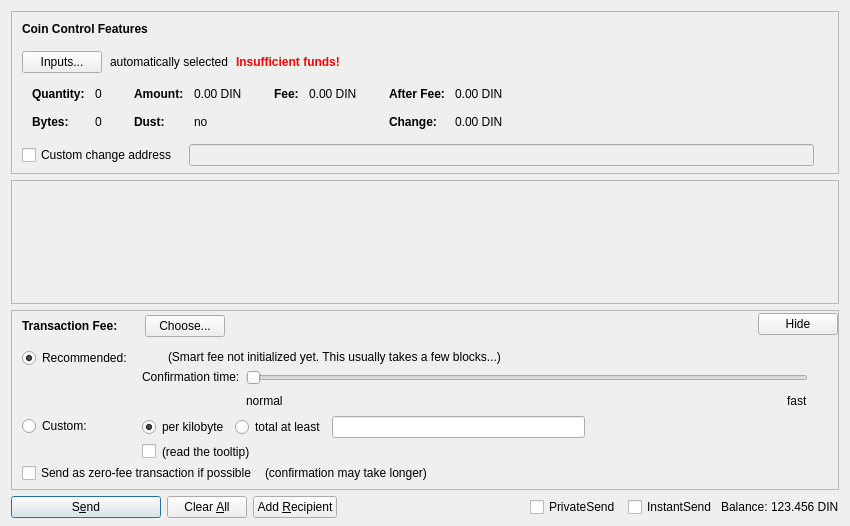
<?xml version="1.0" encoding="UTF-8"?>
<ui version="4.0">
 <class>SendCoinsDialog</class>
 <widget class="QDialog" name="SendCoinsDialog">
  <property name="geometry">
   <rect>
    <x>0</x>
    <y>0</y>
    <width>850</width>
    <height>526</height>
   </rect>
  </property>
  <property name="windowTitle">
   <string>Send Coins</string>
  </property>
  <layout class="QVBoxLayout" name="verticalLayout" stretch="0,1,0,0">
   <property name="bottomMargin">
    <number>8</number>
   </property>
   <item>
    <widget class="QFrame" name="frameCoinControl">
     <property name="sizePolicy">
      <sizepolicy hsizetype="Expanding" vsizetype="Expanding">
       <horstretch>0</horstretch>
       <verstretch>0</verstretch>
      </sizepolicy>
     </property>
     <property name="maximumSize">
      <size>
       <width>16777215</width>
       <height>16777215</height>
      </size>
     </property>
     <property name="frameShape">
      <enum>QFrame::StyledPanel</enum>
     </property>
     <property name="frameShadow">
      <enum>QFrame::Sunken</enum>
     </property>
     <layout class="QVBoxLayout" name="verticalLayoutCoinControl2">
      <property name="spacing">
       <number>0</number>
      </property>
      <property name="leftMargin">
       <number>0</number>
      </property>
      <property name="topMargin">
       <number>0</number>
      </property>
      <property name="rightMargin">
       <number>0</number>
      </property>
      <property name="bottomMargin">
       <number>6</number>
      </property>
      <item>
       <layout class="QVBoxLayout" name="verticalLayoutCoinControl" stretch="0,0,0,0,1">
        <property name="spacing">
         <number>0</number>
        </property>
        <property name="leftMargin">
         <number>10</number>
        </property>
        <property name="topMargin">
         <number>10</number>
        </property>
        <item>
         <layout class="QHBoxLayout" name="horizontalLayoutCoinControl1">
          <property name="bottomMargin">
           <number>15</number>
          </property>
          <item>
           <widget class="QLabel" name="labelCoinControlFeatures">
            <property name="sizePolicy">
             <sizepolicy hsizetype="Preferred" vsizetype="Maximum">
              <horstretch>0</horstretch>
              <verstretch>0</verstretch>
             </sizepolicy>
            </property>
            <property name="font">
             <font>
              <weight>75</weight>
              <bold>true</bold>
             </font>
            </property>
            <property name="styleSheet">
             <string notr="true">font-weight:bold;</string>
            </property>
            <property name="text">
             <string>Coin Control Features</string>
            </property>
           </widget>
          </item>
         </layout>
        </item>
        <item>
         <layout class="QHBoxLayout" name="horizontalLayoutCoinControl2" stretch="0,0,0,0">
          <property name="spacing">
           <number>8</number>
          </property>
          <property name="bottomMargin">
           <number>10</number>
          </property>
          <item>
           <widget class="QPushButton" name="pushButtonCoinControl">
            <property name="styleSheet">
             <string notr="true"/>
            </property>
            <property name="text">
             <string>Inputs...</string>
            </property>
            <property name="autoDefault">
             <bool>false</bool>
            </property>
           </widget>
          </item>
          <item>
           <widget class="QLabel" name="labelCoinControlAutomaticallySelected">
            <property name="text">
             <string>automatically selected</string>
            </property>
            <property name="margin">
             <number>5</number>
            </property>
           </widget>
          </item>
          <item>
           <widget class="QLabel" name="labelCoinControlInsuffFunds">
            <property name="font">
             <font>
              <weight>75</weight>
              <bold>true</bold>
             </font>
            </property>
            <property name="styleSheet">
             <string notr="true">color:red;font-weight:bold;</string>
            </property>
            <property name="text">
             <string>Insufficient funds!</string>
            </property>
            <property name="margin">
             <number>5</number>
            </property>
           </widget>
          </item>
          <item>
           <spacer name="horizontalSpacerCoinControl">
            <property name="orientation">
             <enum>Qt::Horizontal</enum>
            </property>
            <property name="sizeHint" stdset="0">
             <size>
              <width>40</width>
              <height>1</height>
             </size>
            </property>
           </spacer>
          </item>
         </layout>
        </item>
        <item>
         <widget class="QWidget" name="widgetCoinControl" native="true">
          <property name="sizePolicy">
           <sizepolicy hsizetype="Preferred" vsizetype="Preferred">
            <horstretch>0</horstretch>
            <verstretch>0</verstretch>
           </sizepolicy>
          </property>
          <property name="minimumSize">
           <size>
            <width>0</width>
            <height>0</height>
           </size>
          </property>
          <property name="styleSheet">
           <string notr="true"/>
          </property>
          <layout class="QHBoxLayout" name="horizontalLayoutCoinControl5">
           <property name="leftMargin">
            <number>0</number>
           </property>
           <property name="topMargin">
            <number>0</number>
           </property>
           <property name="rightMargin">
            <number>0</number>
           </property>
           <property name="bottomMargin">
            <number>0</number>
           </property>
           <item>
            <layout class="QHBoxLayout" name="horizontalLayoutCoinControl3" stretch="0,0,0,1">
             <property name="spacing">
              <number>20</number>
             </property>
             <property name="topMargin">
              <number>0</number>
             </property>
             <property name="bottomMargin">
              <number>10</number>
             </property>
             <item>
              <layout class="QFormLayout" name="formLayoutCoinControl1">
               <property name="horizontalSpacing">
                <number>10</number>
               </property>
               <property name="verticalSpacing">
                <number>14</number>
               </property>
               <property name="leftMargin">
                <number>10</number>
               </property>
               <property name="topMargin">
                <number>4</number>
               </property>
               <property name="rightMargin">
                <number>6</number>
               </property>
               <item row="0" column="0">
                <widget class="QLabel" name="labelCoinControlQuantityText">
                 <property name="font">
                  <font>
                   <weight>75</weight>
                   <bold>true</bold>
                  </font>
                 </property>
                 <property name="text">
                  <string>Quantity:</string>
                 </property>
                 <property name="margin">
                  <number>0</number>
                 </property>
                </widget>
               </item>
               <item row="0" column="1">
                <widget class="QLabel" name="labelCoinControlQuantity">
                 <property name="cursor">
                  <cursorShape>IBeamCursor</cursorShape>
                 </property>
                 <property name="contextMenuPolicy">
                  <enum>Qt::ActionsContextMenu</enum>
                 </property>
                 <property name="text">
                  <string notr="true">0</string>
                 </property>
                 <property name="margin">
                  <number>0</number>
                 </property>
                 <property name="textInteractionFlags">
                  <set>Qt::LinksAccessibleByMouse|Qt::TextSelectableByKeyboard|Qt::TextSelectableByMouse</set>
                 </property>
                </widget>
               </item>
               <item row="1" column="0">
                <widget class="QLabel" name="labelCoinControlBytesText">
                 <property name="font">
                  <font>
                   <weight>75</weight>
                   <bold>true</bold>
                  </font>
                 </property>
                 <property name="text">
                  <string>Bytes:</string>
                 </property>
                </widget>
               </item>
               <item row="1" column="1">
                <widget class="QLabel" name="labelCoinControlBytes">
                 <property name="cursor">
                  <cursorShape>IBeamCursor</cursorShape>
                 </property>
                 <property name="contextMenuPolicy">
                  <enum>Qt::ActionsContextMenu</enum>
                 </property>
                 <property name="text">
                  <string notr="true">0</string>
                 </property>
                 <property name="textInteractionFlags">
                  <set>Qt::LinksAccessibleByMouse|Qt::TextSelectableByKeyboard|Qt::TextSelectableByMouse</set>
                 </property>
                </widget>
               </item>
              </layout>
             </item>
             <item>
              <layout class="QFormLayout" name="formLayoutCoinControl2">
               <property name="horizontalSpacing">
                <number>10</number>
               </property>
               <property name="verticalSpacing">
                <number>14</number>
               </property>
               <property name="leftMargin">
                <number>6</number>
               </property>
               <property name="topMargin">
                <number>4</number>
               </property>
               <property name="rightMargin">
                <number>6</number>
               </property>
               <item row="0" column="0">
                <widget class="QLabel" name="labelCoinControlAmountText">
                 <property name="font">
                  <font>
                   <weight>75</weight>
                   <bold>true</bold>
                  </font>
                 </property>
                 <property name="text">
                  <string>Amount:</string>
                 </property>
                 <property name="margin">
                  <number>0</number>
                 </property>
                </widget>
               </item>
               <item row="0" column="1">
                <widget class="QLabel" name="labelCoinControlAmount">
                 <property name="cursor">
                  <cursorShape>IBeamCursor</cursorShape>
                 </property>
                 <property name="contextMenuPolicy">
                  <enum>Qt::ActionsContextMenu</enum>
                 </property>
                 <property name="text">
                  <string notr="true">0.00 DIN</string>
                 </property>
                 <property name="textInteractionFlags">
                  <set>Qt::LinksAccessibleByMouse|Qt::TextSelectableByKeyboard|Qt::TextSelectableByMouse</set>
                 </property>
                </widget>
               </item>
               <item row="1" column="0">
                <widget class="QLabel" name="labelCoinControlLowOutputText">
                 <property name="font">
                  <font>
                   <weight>75</weight>
                   <bold>true</bold>
                  </font>
                 </property>
                 <property name="text">
                  <string>Dust:</string>
                 </property>
                </widget>
               </item>
               <item row="1" column="1">
                <widget class="QLabel" name="labelCoinControlLowOutput">
                 <property name="cursor">
                  <cursorShape>IBeamCursor</cursorShape>
                 </property>
                 <property name="contextMenuPolicy">
                  <enum>Qt::ActionsContextMenu</enum>
                 </property>
                 <property name="text">
                  <string notr="true">no</string>
                 </property>
                 <property name="textInteractionFlags">
                  <set>Qt::LinksAccessibleByMouse|Qt::TextSelectableByKeyboard|Qt::TextSelectableByMouse</set>
                 </property>
                </widget>
               </item>
              </layout>
             </item>
             <item>
              <layout class="QFormLayout" name="formLayoutCoinControl3">
               <property name="horizontalSpacing">
                <number>10</number>
               </property>
               <property name="verticalSpacing">
                <number>14</number>
               </property>
               <property name="leftMargin">
                <number>6</number>
               </property>
               <property name="topMargin">
                <number>4</number>
               </property>
               <property name="rightMargin">
                <number>6</number>
               </property>
               <item row="0" column="0">
                <widget class="QLabel" name="labelCoinControlFeeText">
                 <property name="font">
                  <font>
                   <weight>75</weight>
                   <bold>true</bold>
                  </font>
                 </property>
                 <property name="text">
                  <string>Fee:</string>
                 </property>
                 <property name="margin">
                  <number>0</number>
                 </property>
                </widget>
               </item>
               <item row="0" column="1">
                <widget class="QLabel" name="labelCoinControlFee">
                 <property name="cursor">
                  <cursorShape>IBeamCursor</cursorShape>
                 </property>
                 <property name="contextMenuPolicy">
                  <enum>Qt::ActionsContextMenu</enum>
                 </property>
                 <property name="text">
                  <string notr="true">0.00 DIN</string>
                 </property>
                 <property name="textInteractionFlags">
                  <set>Qt::LinksAccessibleByMouse|Qt::TextSelectableByKeyboard|Qt::TextSelectableByMouse</set>
                 </property>
                </widget>
               </item>
             </layout>
             </item>
             <item>
              <layout class="QFormLayout" name="formLayoutCoinControl4">
               <property name="horizontalSpacing">
                <number>10</number>
               </property>
               <property name="verticalSpacing">
                <number>14</number>
               </property>
               <property name="leftMargin">
                <number>6</number>
               </property>
               <property name="topMargin">
                <number>4</number>
               </property>
               <property name="rightMargin">
                <number>6</number>
               </property>
               <item row="0" column="0">
                <widget class="QLabel" name="labelCoinControlAfterFeeText">
                 <property name="font">
                  <font>
                   <weight>75</weight>
                   <bold>true</bold>
                  </font>
                 </property>
                 <property name="text">
                  <string>After Fee:</string>
                 </property>
                 <property name="margin">
                  <number>0</number>
                 </property>
                </widget>
               </item>
               <item row="0" column="1">
                <widget class="QLabel" name="labelCoinControlAfterFee">
                 <property name="cursor">
                  <cursorShape>IBeamCursor</cursorShape>
                 </property>
                 <property name="contextMenuPolicy">
                  <enum>Qt::ActionsContextMenu</enum>
                 </property>
                 <property name="text">
                  <string notr="true">0.00 DIN</string>
                 </property>
                 <property name="textInteractionFlags">
                  <set>Qt::LinksAccessibleByMouse|Qt::TextSelectableByKeyboard|Qt::TextSelectableByMouse</set>
                 </property>
                </widget>
               </item>
               <item row="1" column="0">
                <widget class="QLabel" name="labelCoinControlChangeText">
                 <property name="font">
                  <font>
                   <weight>75</weight>
                   <bold>true</bold>
                  </font>
                 </property>
                 <property name="text">
                  <string>Change:</string>
                 </property>
                </widget>
               </item>
               <item row="1" column="1">
                <widget class="QLabel" name="labelCoinControlChange">
                 <property name="cursor">
                  <cursorShape>IBeamCursor</cursorShape>
                 </property>
                 <property name="contextMenuPolicy">
                  <enum>Qt::ActionsContextMenu</enum>
                 </property>
                 <property name="text">
                  <string notr="true">0.00 DIN</string>
                 </property>
                 <property name="textInteractionFlags">
                  <set>Qt::LinksAccessibleByMouse|Qt::TextSelectableByKeyboard|Qt::TextSelectableByMouse</set>
                 </property>
                </widget>
               </item>
              </layout>
             </item>
            </layout>
           </item>
          </layout>
         </widget>
        </item>
        <item>
         <layout class="QHBoxLayout" name="horizontalLayoutCoinControl4" stretch="0,0,0">
          <property name="spacing">
           <number>12</number>
          </property>
          <property name="sizeConstraint">
           <enum>QLayout::SetDefaultConstraint</enum>
          </property>
          <property name="topMargin">
           <number>5</number>
          </property>
          <property name="rightMargin">
           <number>5</number>
          </property>
          <item>
           <widget class="QCheckBox" name="checkBoxCoinControlChange">
            <property name="toolTip">
             <string>If this is activated, but the change address is empty or invalid, change will be sent to a newly generated address.</string>
            </property>
            <property name="text">
             <string>Custom change address</string>
            </property>
           </widget>
          </item>
          <item>
           <widget class="QValidatedLineEdit" name="lineEditCoinControlChange">
            <property name="enabled">
             <bool>false</bool>
            </property>
            <property name="sizePolicy">
             <sizepolicy hsizetype="Expanding" vsizetype="Fixed">
              <horstretch>0</horstretch>
              <verstretch>0</verstretch>
             </sizepolicy>
            </property>
           </widget>
          </item>
          <item>
           <widget class="QLabel" name="labelCoinControlChangeLabel">
            <property name="sizePolicy">
             <sizepolicy hsizetype="Preferred" vsizetype="Expanding">
              <horstretch>0</horstretch>
              <verstretch>0</verstretch>
             </sizepolicy>
            </property>
            <property name="minimumSize">
             <size>
              <width>0</width>
              <height>0</height>
             </size>
            </property>
            <property name="text">
             <string/>
            </property>
            <property name="margin">
             <number>3</number>
            </property>
           </widget>
          </item>
         </layout>
        </item>
        <item>
         <spacer name="verticalSpacerCoinControl">
          <property name="orientation">
           <enum>Qt::Vertical</enum>
          </property>
          <property name="sizeHint" stdset="0">
           <size>
            <width>800</width>
            <height>1</height>
           </size>
          </property>
         </spacer>
        </item>
       </layout>
      </item>
     </layout>
    </widget>
   </item>
   <item>
    <widget class="QScrollArea" name="scrollArea">
     <property name="widgetResizable">
      <bool>true</bool>
     </property>
     <widget class="QWidget" name="scrollAreaWidgetContents">
      <property name="geometry">
       <rect>
        <x>0</x>
        <y>0</y>
        <width>830</width>
        <height>69</height>
       </rect>
      </property>
      <layout class="QVBoxLayout" name="verticalLayout_2" stretch="0,1">
       <property name="leftMargin">
        <number>0</number>
       </property>
       <property name="topMargin">
        <number>0</number>
       </property>
       <property name="rightMargin">
        <number>0</number>
       </property>
       <property name="bottomMargin">
        <number>0</number>
       </property>
       <item>
        <layout class="QVBoxLayout" name="entries">
         <property name="spacing">
          <number>6</number>
         </property>
        </layout>
       </item>
       <item>
        <spacer name="verticalSpacer">
         <property name="orientation">
          <enum>Qt::Vertical</enum>
         </property>
         <property name="sizeHint" stdset="0">
          <size>
           <width>20</width>
           <height>40</height>
          </size>
         </property>
        </spacer>
       </item>
      </layout>
     </widget>
    </widget>
   </item>
   <item>
    <widget class="QFrame" name="frameFee">
     <property name="sizePolicy">
      <sizepolicy hsizetype="Expanding" vsizetype="Expanding">
       <horstretch>0</horstretch>
       <verstretch>0</verstretch>
      </sizepolicy>
     </property>
     <property name="maximumSize">
      <size>
       <width>16777215</width>
       <height>16777215</height>
      </size>
     </property>
     <property name="frameShape">
      <enum>QFrame::StyledPanel</enum>
     </property>
     <property name="frameShadow">
      <enum>QFrame::Sunken</enum>
     </property>
     <layout class="QVBoxLayout" name="verticalLayoutFee1">
      <property name="spacing">
       <number>0</number>
      </property>
      <property name="leftMargin">
       <number>0</number>
      </property>
      <property name="topMargin">
       <number>0</number>
      </property>
      <property name="rightMargin">
       <number>0</number>
      </property>
      <property name="bottomMargin">
       <number>0</number>
      </property>
      <item>
       <layout class="QVBoxLayout" name="verticalLayoutFee2" stretch="0,0,0">
        <property name="spacing">
         <number>0</number>
        </property>
        <property name="leftMargin">
         <number>10</number>
        </property>
        <property name="topMargin">
         <number>0</number>
        </property>
        <item>
         <layout class="QHBoxLayout" name="horizontalLayoutFee1">
          <property name="bottomMargin">
           <number>0</number>
          </property>
          <item>
           <layout class="QVBoxLayout" name="verticalLayoutFee7">
            <property name="spacing">
             <number>0</number>
            </property>
            <item>
             <spacer name="verticalSpacerSmartFee">
              <property name="orientation">
               <enum>Qt::Vertical</enum>
              </property>
              <property name="sizeType">
               <enum>QSizePolicy::Fixed</enum>
              </property>
              <property name="sizeHint" stdset="0">
               <size>
                <width>1</width>
                <height>4</height>
               </size>
              </property>
             </spacer>
            </item>
            <item>
             <layout class="QHBoxLayout" name="horizontalLayoutSmartFee">
              <property name="spacing">
               <number>10</number>
              </property>
              <item>
               <widget class="QLabel" name="labelFeeHeadline">
                <property name="sizePolicy">
                 <sizepolicy hsizetype="Preferred" vsizetype="Maximum">
                  <horstretch>0</horstretch>
                  <verstretch>0</verstretch>
                 </sizepolicy>
                </property>
                <property name="font">
                 <font>
                  <weight>75</weight>
                  <bold>true</bold>
                 </font>
                </property>
                <property name="styleSheet">
                 <string notr="true">font-weight:bold;</string>
                </property>
                <property name="text">
                 <string>Transaction Fee:</string>
                </property>
               </widget>
              </item>
              <item>
               <widget class="QLabel" name="labelFeeMinimized">
                <property name="text">
                 <string/>
                </property>
               </widget>
              </item>
              <item>
               <widget class="QPushButton" name="buttonChooseFee">
                <property name="text">
                 <string>Choose...</string>
                </property>
               </widget>
              </item>
             </layout>
            </item>
            <item>
             <spacer name="verticalSpacer_5">
              <property name="orientation">
               <enum>Qt::Vertical</enum>
              </property>
              <property name="sizeHint" stdset="0">
               <size>
                <width>1</width>
                <height>1</height>
               </size>
              </property>
             </spacer>
            </item>
           </layout>
          </item>
          <item>
           <spacer name="horizontalSpacer_4">
            <property name="orientation">
             <enum>Qt::Horizontal</enum>
            </property>
            <property name="sizeHint" stdset="0">
             <size>
              <width>40</width>
              <height>20</height>
             </size>
            </property>
           </spacer>
          </item>
          <item>
           <widget class="QPushButton" name="buttonMinimizeFee">
            <property name="toolTip">
             <string>collapse fee-settings</string>
            </property>
            <property name="text">
             <string>Hide</string>
            </property>
           </widget>
          </item>
         </layout>
        </item>
        <item>
         <widget class="QFrame" name="frameFeeSelection">
          <layout class="QVBoxLayout" name="verticalLayoutFee12">
           <property name="spacing">
            <number>0</number>
           </property>
           <property name="leftMargin">
            <number>0</number>
           </property>
           <property name="topMargin">
            <number>0</number>
           </property>
           <property name="rightMargin">
            <number>0</number>
           </property>
           <property name="bottomMargin">
            <number>0</number>
           </property>
           <item>
            <layout class="QGridLayout" name="gridLayoutFee">
             <property name="topMargin">
              <number>10</number>
             </property>
             <property name="bottomMargin">
              <number>4</number>
             </property>
             <property name="horizontalSpacing">
              <number>10</number>
             </property>
             <property name="verticalSpacing">
              <number>4</number>
             </property>
             <item row="1" column="1">
              <layout class="QVBoxLayout" name="verticalLayoutFee8">
               <property name="spacing">
                <number>6</number>
               </property>
               <item>
                <layout class="QHBoxLayout" name="horizontalLayoutFee13">
                 <item>
                  <widget class="QRadioButton" name="radioCustomPerKilobyte">
                   <property name="toolTip">
                    <string>If the custom fee is set to 1000 dinnies and the transaction is only 250 bytes, then &quot;per kilobyte&quot; only pays 250 dinnies in fee,&lt;br /&gt;while &quot;at least&quot; pays 1000 dinnies. For transactions bigger than a kilobyte both pay by kilobyte.</string>
                   </property>
                   <property name="text">
                    <string>per kilobyte</string>
                   </property>
                   <property name="checked">
                    <bool>true</bool>
                   </property>
                   <attribute name="buttonGroup">
                    <string notr="true">groupCustomFee</string>
                   </attribute>
                  </widget>
                 </item>
                 <item>
                  <widget class="QRadioButton" name="radioCustomAtLeast">
                   <property name="toolTip">
                    <string>If the custom fee is set to 1000 dinnies and the transaction is only 250 bytes, then &quot;per kilobyte&quot; only pays 250 dinnies in fee,&lt;br /&gt;while &quot;total at least&quot; pays 1000 dinnies. For transactions bigger than a kilobyte both pay by kilobyte.</string>
                   </property>
                   <property name="text">
                    <string>total at least</string>
                   </property>
                   <attribute name="buttonGroup">
                    <string notr="true">groupCustomFee</string>
                   </attribute>
                  </widget>
                 </item>
                 <item>
                  <widget class="BitcoinAmountField" name="customFee"/>
                 </item>
                 <item>
                  <spacer name="horizontalSpacer_6">
                   <property name="orientation">
                    <enum>Qt::Horizontal</enum>
                   </property>
                   <property name="sizeHint" stdset="0">
                    <size>
                     <width>1</width>
                     <height>1</height>
                    </size>
                   </property>
                  </spacer>
                 </item>
                </layout>
               </item>
               <item>
                <layout class="QHBoxLayout" name="horizontalLayoutFee8">
                 <item>
                  <widget class="QCheckBox" name="checkBoxMinimumFee">
                   <property name="toolTip">
                    <string>Paying only the minimum fee is just fine as long as there is less transaction volume than space in the blocks.&lt;br /&gt;But be aware that this can end up in a never confirming transaction once there is more demand for rubcoin transactions than the network can process.</string>
                   </property>
                   <property name="text">
                    <string/>
                   </property>
                  </widget>
                 </item>
                 <item>
                  <widget class="QLabel" name="labelMinFeeWarning">
                   <property name="enabled">
                    <bool>true</bool>
                   </property>
                   <property name="toolTip">
                    <string>Paying only the minimum fee is just fine as long as there is less transaction volume than space in the blocks.&lt;br /&gt;But be aware that this can end up in a never confirming transaction once there is more demand for rubcoin transactions than the network can process.</string>
                   </property>
                   <property name="text">
                    <string>(read the tooltip)</string>
                   </property>
                   <property name="margin">
                    <number>5</number>
                   </property>
                  </widget>
                 </item>
                 <item>
                  <spacer name="horizontalSpacer_2">
                   <property name="orientation">
                    <enum>Qt::Horizontal</enum>
                   </property>
                   <property name="sizeHint" stdset="0">
                    <size>
                     <width>1</width>
                     <height>1</height>
                    </size>
                   </property>
                  </spacer>
                 </item>
                </layout>
               </item>
              </layout>
             </item>
             <item row="0" column="0">
              <layout class="QVBoxLayout" name="verticalLayoutFee4" stretch="0,1">
               <item>
                <widget class="QRadioButton" name="radioSmartFee">
                 <property name="text">
                  <string>Recommended:</string>
                 </property>
                 <property name="checked">
                  <bool>true</bool>
                 </property>
                 <attribute name="buttonGroup">
                  <string notr="true">groupFee</string>
                 </attribute>
                </widget>
               </item>
               <item>
                <spacer name="verticalSpacer_2">
                 <property name="orientation">
                  <enum>Qt::Vertical</enum>
                 </property>
                 <property name="sizeHint" stdset="0">
                  <size>
                   <width>1</width>
                   <height>1</height>
                  </size>
                 </property>
                </spacer>
               </item>
              </layout>
             </item>
             <item row="1" column="0">
              <layout class="QVBoxLayout" name="verticalLayoutFee9" stretch="0,1">
               <item>
                <widget class="QRadioButton" name="radioCustomFee">
                 <property name="text">
                  <string>Custom:</string>
                 </property>
                 <attribute name="buttonGroup">
                  <string notr="true">groupFee</string>
                 </attribute>
                </widget>
               </item>
               <item>
                <spacer name="verticalSpacer_6">
                 <property name="orientation">
                  <enum>Qt::Vertical</enum>
                 </property>
                 <property name="sizeHint" stdset="0">
                  <size>
                   <width>1</width>
                   <height>1</height>
                  </size>
                 </property>
                </spacer>
               </item>
              </layout>
             </item>
             <item row="0" column="1">
              <layout class="QVBoxLayout" name="verticalLayoutFee3" stretch="0,0,1">
               <property name="spacing">
                <number>6</number>
               </property>
               <property name="topMargin">
                <number>2</number>
               </property>
               <item>
                <layout class="QHBoxLayout" name="horizontalLayoutFee12">
                 <item>
                  <widget class="QLabel" name="labelSmartFee">
                   <property name="text">
                    <string/>
                   </property>
                   <property name="margin">
                    <number>2</number>
                   </property>
                  </widget>
                 </item>
                 <item>
                  <widget class="QLabel" name="labelFeeEstimation">
                   <property name="text">
                    <string/>
                   </property>
                  </widget>
                 </item>
                 <item>
                  <widget class="QLabel" name="labelSmartFee2">
                   <property name="text">
                    <string>(Smart fee not initialized yet. This usually takes a few blocks...)</string>
                   </property>
                   <property name="margin">
                    <number>2</number>
                   </property>
                  </widget>
                 </item>
                 <item>
                  <spacer name="horizontalSpacer_5">
                   <property name="orientation">
                    <enum>Qt::Horizontal</enum>
                   </property>
                   <property name="sizeHint" stdset="0">
                    <size>
                     <width>1</width>
                     <height>1</height>
                    </size>
                   </property>
                  </spacer>
                 </item>
                </layout>
               </item>
               <item>
                <layout class="QHBoxLayout" name="horizontalLayoutFee9">
                 <item>
                  <layout class="QVBoxLayout" name="verticalLayoutFee6">
                   <item>
                    <widget class="QLabel" name="labelSmartFee3">
                     <property name="text">
                      <string>Confirmation time:</string>
                     </property>
                     <property name="margin">
                      <number>2</number>
                     </property>
                    </widget>
                   </item>
                   <item>
                    <spacer name="verticalSpacer_3">
                     <property name="orientation">
                      <enum>Qt::Vertical</enum>
                     </property>
                     <property name="sizeHint" stdset="0">
                      <size>
                       <width>1</width>
                       <height>1</height>
                      </size>
                     </property>
                    </spacer>
                   </item>
                  </layout>
                 </item>
                 <item>
                  <layout class="QVBoxLayout" name="verticalLayoutFee5">
                   <property name="rightMargin">
                    <number>30</number>
                   </property>
                   <item>
                    <widget class="QSlider" name="sliderSmartFee">
                     <property name="minimum">
                      <number>0</number>
                     </property>
                     <property name="maximum">
                      <number>24</number>
                     </property>
                     <property name="pageStep">
                      <number>1</number>
                     </property>
                     <property name="value">
                      <number>0</number>
                     </property>
                     <property name="orientation">
                      <enum>Qt::Horizontal</enum>
                     </property>
                     <property name="invertedAppearance">
                      <bool>false</bool>
                     </property>
                     <property name="invertedControls">
                      <bool>false</bool>
                     </property>
                     <property name="tickPosition">
                      <enum>QSlider::NoTicks</enum>
                     </property>
                    </widget>
                   </item>
                   <item>
                    <layout class="QHBoxLayout" name="horizontalLayoutFee10">
                     <item>
                      <widget class="QLabel" name="labelSmartFeeNormal">
                       <property name="text">
                        <string>normal</string>
                       </property>
                      </widget>
                     </item>
                     <item>
                      <spacer name="horizontalSpacer_3">
                       <property name="orientation">
                        <enum>Qt::Horizontal</enum>
                       </property>
                       <property name="sizeHint" stdset="0">
                        <size>
                         <width>40</width>
                         <height>20</height>
                        </size>
                       </property>
                      </spacer>
                     </item>
                     <item>
                      <widget class="QLabel" name="labelSmartFeeFast">
                       <property name="text">
                        <string>fast</string>
                       </property>
                      </widget>
                     </item>
                    </layout>
                   </item>
                  </layout>
                 </item>
                </layout>
               </item>
               <item>
                <spacer name="verticalSpacer_4">
                 <property name="orientation">
                  <enum>Qt::Vertical</enum>
                 </property>
                 <property name="sizeHint" stdset="0">
                  <size>
                   <width>1</width>
                   <height>1</height>
                  </size>
                 </property>
                </spacer>
               </item>
              </layout>
             </item>
            </layout>
           </item>
           <item>
            <layout class="QHBoxLayout" name="horizontalLayoutFee5" stretch="0,0,0">
             <property name="spacing">
              <number>8</number>
             </property>
             <property name="bottomMargin">
              <number>4</number>
             </property>
             <item>
              <widget class="QCheckBox" name="checkBoxFreeTx">
               <property name="text">
                <string>Send as zero-fee transaction if possible</string>
               </property>
              </widget>
             </item>
             <item>
              <widget class="QLabel" name="labelFreeTx">
               <property name="text">
                <string>(confirmation may take longer)</string>
               </property>
               <property name="margin">
                <number>5</number>
               </property>
              </widget>
             </item>
             <item>
              <spacer name="horizontalSpacerFee5">
               <property name="orientation">
                <enum>Qt::Horizontal</enum>
               </property>
               <property name="sizeHint" stdset="0">
                <size>
                 <width>1</width>
                 <height>1</height>
                </size>
               </property>
              </spacer>
             </item>
            </layout>
           </item>
           <item>
            <spacer name="verticalSpacerFee2">
             <property name="orientation">
              <enum>Qt::Vertical</enum>
             </property>
             <property name="sizeHint" stdset="0">
              <size>
               <width>1</width>
               <height>1</height>
              </size>
             </property>
            </spacer>
           </item>
          </layout>
         </widget>
        </item>
        <item>
         <spacer name="verticalSpacerFee">
          <property name="orientation">
           <enum>Qt::Vertical</enum>
          </property>
          <property name="sizeHint" stdset="0">
           <size>
            <width>800</width>
            <height>1</height>
           </size>
          </property>
         </spacer>
        </item>
       </layout>
      </item>
     </layout>
    </widget>
   </item>
   <item>
    <layout class="QHBoxLayout" name="horizontalLayout">
     <item>
      <widget class="QPushButton" name="sendButton">
       <property name="minimumSize">
        <size>
         <width>150</width>
         <height>0</height>
        </size>
       </property>
       <property name="toolTip">
        <string>Confirm the send action</string>
       </property>
       <property name="text">
        <string>S&amp;end</string>
       </property>
       <property name="autoDefault">
        <bool>false</bool>
       </property>
       <property name="default">
        <bool>true</bool>
       </property>
      </widget>
     </item>
     <item>
      <widget class="QPushButton" name="clearButton">
       <property name="sizePolicy">
        <sizepolicy hsizetype="Minimum" vsizetype="Fixed">
         <horstretch>0</horstretch>
         <verstretch>0</verstretch>
        </sizepolicy>
       </property>
       <property name="toolTip">
        <string>Clear all fields of the form.</string>
       </property>
       <property name="text">
        <string>Clear &amp;All</string>
       </property>
       <property name="autoDefault">
        <bool>false</bool>
       </property>
      </widget>
     </item>
     <item>
      <widget class="QPushButton" name="addButton">
       <property name="toolTip">
        <string>Send to multiple recipients at once</string>
       </property>
       <property name="text">
        <string>Add &amp;Recipient</string>
       </property>
       <property name="autoDefault">
        <bool>false</bool>
       </property>
      </widget>
     </item>
     <item>
      <spacer name="horizontalSpacer">
       <property name="orientation">
        <enum>Qt::Horizontal</enum>
       </property>
       <property name="sizeHint" stdset="0">
        <size>
         <width>40</width>
         <height>20</height>
        </size>
       </property>
      </spacer>
     </item>
     <item>
      <layout class="QHBoxLayout" name="horizontalLayout_2">
       <property name="spacing">
        <number>3</number>
       </property>
       <item>
        <widget class="QCheckBox" name="checkUsePrivateSend">
         <property name="minimumSize">
          <size>
           <width>95</width>
           <height>0</height>
          </size>
         </property>
         <property name="text">
          <string>PrivateSend</string>
         </property>
         <property name="checked">
          <bool>false</bool>
         </property>
        </widget>
       </item>
       <item>
        <widget class="QCheckBox" name="checkUseInstantSend">
         <property name="enabled">
          <bool>true</bool>
         </property>
         <property name="minimumSize">
          <size>
           <width>85</width>
           <height>0</height>
          </size>
         </property>
         <property name="text">
          <string>InstantSend</string>
         </property>
        </widget>
       </item>
       <item>
        <widget class="QLabel" name="label">
         <property name="text">
          <string>Balance:</string>
         </property>
        </widget>
       </item>
       <item>
        <widget class="QLabel" name="labelBalance">
         <property name="sizePolicy">
          <sizepolicy hsizetype="Preferred" vsizetype="Fixed">
           <horstretch>0</horstretch>
           <verstretch>0</verstretch>
          </sizepolicy>
         </property>
         <property name="cursor">
          <cursorShape>IBeamCursor</cursorShape>
         </property>
         <property name="text">
          <string notr="true">123.456 DIN</string>
         </property>
         <property name="textInteractionFlags">
          <set>Qt::LinksAccessibleByMouse|Qt::TextSelectableByKeyboard|Qt::TextSelectableByMouse</set>
         </property>
        </widget>
       </item>
      </layout>
     </item>
    </layout>
   </item>
  </layout>
 </widget>
 <customwidgets>
  <customwidget>
   <class>QValidatedLineEdit</class>
   <extends>QLineEdit</extends>
   <header>qvalidatedlineedit.h</header>
  </customwidget>
  <customwidget>
   <class>BitcoinAmountField</class>
   <extends>QLineEdit</extends>
   <header>bitcoinamountfield.h</header>
   <container>1</container>
  </customwidget>
 </customwidgets>
 <resources>
  <include location="../rubcoin.qrc"/>
 </resources>
 <connections/>
 <buttongroups>
  <buttongroup name="groupCustomFee"/>
  <buttongroup name="groupFee"/>
 </buttongroups>
</ui>
